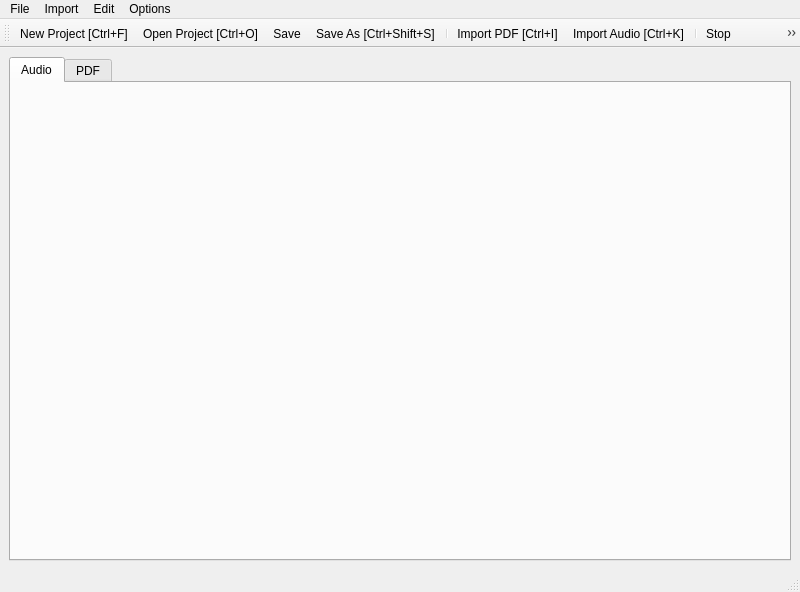
<?xml version="1.0" encoding="UTF-8"?>
<ui version="4.0">
 <class>MainWindow</class>
 <widget class="QMainWindow" name="MainWindow">
  <property name="geometry">
   <rect>
    <x>0</x>
    <y>0</y>
    <width>800</width>
    <height>592</height>
   </rect>
  </property>
  <property name="windowTitle">
   <string>PDF Player</string>
  </property>
  <widget class="QWidget" name="centralwidget">
   <layout class="QGridLayout" name="gridLayout">
    <item row="0" column="0">
     <widget class="QTabWidget" name="tabWidget">
      <property name="currentIndex">
       <number>0</number>
      </property>
      <property name="movable">
       <bool>false</bool>
      </property>
      <widget class="QWidget" name="audio_tab">
       <attribute name="title">
        <string>Audio</string>
       </attribute>
       <layout class="QHBoxLayout" name="horizontalLayout"/>
      </widget>
      <widget class="QWidget" name="pdf_tab">
       <attribute name="title">
        <string>PDF</string>
       </attribute>
       <layout class="QGridLayout" name="gridLayout_3">
        <item row="0" column="0">
         <layout class="QGridLayout" name="gridLayout_2"/>
        </item>
       </layout>
      </widget>
     </widget>
    </item>
   </layout>
  </widget>
  <widget class="QMenuBar" name="menubar">
   <property name="geometry">
    <rect>
     <x>0</x>
     <y>0</y>
     <width>800</width>
     <height>33</height>
    </rect>
   </property>
   <widget class="QMenu" name="menuFile">
    <property name="title">
     <string>File</string>
    </property>
    <addaction name="actionNew_Project"/>
    <addaction name="actionOpen"/>
    <addaction name="actionSave"/>
    <addaction name="actionSave_As"/>
   </widget>
   <widget class="QMenu" name="menuOption">
    <property name="title">
     <string>Options</string>
    </property>
    <addaction name="actionProject_Options"/>
    <addaction name="actionFullscreen"/>
    <addaction name="separator"/>
   </widget>
   <widget class="QMenu" name="menuImport">
    <property name="title">
     <string>Import</string>
    </property>
    <addaction name="actionImportPDF"/>
    <addaction name="actionImportAudio"/>
   </widget>
   <widget class="QMenu" name="menuEdit">
    <property name="title">
     <string>Edit</string>
    </property>
    <widget class="QMenu" name="menuDelete_Practice_Marker">
     <property name="title">
      <string>Delete Practice (Red) Marker</string>
     </property>
     <addaction name="actionDelete_Previous_Practice_Marker"/>
     <addaction name="actionDelete_Next_Practice_Marker"/>
    </widget>
    <widget class="QMenu" name="menuDelete_Page_Blue_Marker">
     <property name="title">
      <string>Delete Page (Blue) Marker</string>
     </property>
     <addaction name="actionDelete_Previous_Page_Marker"/>
     <addaction name="actionDelete_Next_Page_Marker"/>
    </widget>
    <addaction name="actionAdd_Page_Marker"/>
    <addaction name="actionAdd_Practice_Marker"/>
    <addaction name="menuDelete_Page_Blue_Marker"/>
    <addaction name="menuDelete_Practice_Marker"/>
    <addaction name="separator"/>
    <addaction name="actionDelete_All_Markers"/>
   </widget>
   <addaction name="menuFile"/>
   <addaction name="menuImport"/>
   <addaction name="menuEdit"/>
   <addaction name="menuOption"/>
  </widget>
  <widget class="QStatusBar" name="statusbar"/>
  <widget class="QToolBar" name="toolBar">
   <property name="windowTitle">
    <string>toolBar</string>
   </property>
   <property name="iconSize">
    <size>
     <width>30</width>
     <height>30</height>
    </size>
   </property>
   <property name="floatable">
    <bool>true</bool>
   </property>
   <attribute name="toolBarArea">
    <enum>TopToolBarArea</enum>
   </attribute>
   <attribute name="toolBarBreak">
    <bool>false</bool>
   </attribute>
   <addaction name="actionNew_Project"/>
   <addaction name="actionOpen"/>
   <addaction name="actionSave"/>
   <addaction name="actionSave_As"/>
   <addaction name="separator"/>
   <addaction name="actionImportPDF"/>
   <addaction name="actionImportAudio"/>
   <addaction name="separator"/>
   <addaction name="actionStop"/>
   <addaction name="actionPlay"/>
   <addaction name="separator"/>
   <addaction name="actionPrevious_Practice_Marker"/>
   <addaction name="actionAdd_Practice_Marker"/>
   <addaction name="actionNext_Practice_Marker"/>
   <addaction name="separator"/>
   <addaction name="actionPrevious_Page"/>
   <addaction name="actionAdd_Page_Marker"/>
   <addaction name="actionNext_Page"/>
  </widget>
  <action name="actionOpen">
   <property name="icon">
    <iconset theme="document-open"/>
   </property>
   <property name="text">
    <string>Open Project [Ctrl+O]</string>
   </property>
   <property name="shortcut">
    <string>Ctrl+O</string>
   </property>
  </action>
  <action name="actionSave_As">
   <property name="icon">
    <iconset theme="document-save-as"/>
   </property>
   <property name="text">
    <string>Save As [Ctrl+Shift+S]</string>
   </property>
   <property name="iconText">
    <string>Save As [Ctrl+Shift+S]</string>
   </property>
   <property name="toolTip">
    <string>Save As [Ctrl+Shift+S]</string>
   </property>
   <property name="shortcut">
    <string>Ctrl+Shift+S</string>
   </property>
  </action>
  <action name="actionImportAudio">
   <property name="icon">
    <iconset theme="audio-card"/>
   </property>
   <property name="text">
    <string>Import Audio [Ctrl+K]</string>
   </property>
   <property name="toolTip">
    <string>Import Audio [Ctrl+K]</string>
   </property>
   <property name="shortcut">
    <string>Ctrl+K</string>
   </property>
  </action>
  <action name="actionImportPDF">
   <property name="icon">
    <iconset theme="accessories-dictionary"/>
   </property>
   <property name="text">
    <string>Import PDF [Ctrl+I]</string>
   </property>
   <property name="toolTip">
    <string>Import PDF</string>
   </property>
   <property name="shortcut">
    <string>Ctrl+I</string>
   </property>
  </action>
  <action name="actionFullscreen">
   <property name="checkable">
    <bool>true</bool>
   </property>
   <property name="icon">
    <iconset theme="view-fullscreen"/>
   </property>
   <property name="text">
    <string>Fullscreen [F]</string>
   </property>
   <property name="toolTip">
    <string>Fullscreen [F]</string>
   </property>
   <property name="shortcut">
    <string>F</string>
   </property>
  </action>
  <action name="actionPlay">
   <property name="icon">
    <iconset theme="media-playback-start"/>
   </property>
   <property name="text">
    <string>Play [Spacebar]</string>
   </property>
   <property name="shortcut">
    <string>Space</string>
   </property>
   <property name="menuRole">
    <enum>QAction::MenuRole::NoRole</enum>
   </property>
  </action>
  <action name="actionNext_Practice_Marker">
   <property name="icon">
    <iconset theme="media-seek-forward"/>
   </property>
   <property name="text">
    <string>Next Practice Marker [Right Arrow]</string>
   </property>
   <property name="toolTip">
    <string>Next Practice Marker [Right Arrow]</string>
   </property>
   <property name="shortcut">
    <string>Right</string>
   </property>
   <property name="menuRole">
    <enum>QAction::MenuRole::NoRole</enum>
   </property>
  </action>
  <action name="actionPrevious_Practice_Marker">
   <property name="icon">
    <iconset theme="media-seek-backward"/>
   </property>
   <property name="text">
    <string>Previous Marker [Left Arrow]</string>
   </property>
   <property name="toolTip">
    <string>Previous Marker [Left Arrow]</string>
   </property>
   <property name="shortcut">
    <string>Left</string>
   </property>
   <property name="menuRole">
    <enum>QAction::MenuRole::NoRole</enum>
   </property>
  </action>
  <action name="actionNext_Page">
   <property name="icon">
    <iconset theme="edit-redo"/>
   </property>
   <property name="text">
    <string>Next Page [Up Arrow]</string>
   </property>
   <property name="toolTip">
    <string>Next Page [Up Arrow]</string>
   </property>
   <property name="shortcut">
    <string>Up</string>
   </property>
   <property name="menuRole">
    <enum>QAction::MenuRole::NoRole</enum>
   </property>
  </action>
  <action name="actionPrevious_Page">
   <property name="icon">
    <iconset theme="edit-undo"/>
   </property>
   <property name="text">
    <string>Previous Page [Down Arrow]</string>
   </property>
   <property name="toolTip">
    <string>Previous Page [Down Arrow]</string>
   </property>
   <property name="shortcut">
    <string>Down</string>
   </property>
   <property name="menuRole">
    <enum>QAction::MenuRole::NoRole</enum>
   </property>
  </action>
  <action name="actionSave">
   <property name="icon">
    <iconset theme="document-save"/>
   </property>
   <property name="text">
    <string>Save Project [Ctrl+S]</string>
   </property>
   <property name="iconText">
    <string>Save</string>
   </property>
   <property name="toolTip">
    <string>Save Project [Ctrl+S]</string>
   </property>
   <property name="shortcut">
    <string>Ctrl+S</string>
   </property>
   <property name="menuRole">
    <enum>QAction::MenuRole::NoRole</enum>
   </property>
  </action>
  <action name="actionStop">
   <property name="icon">
    <iconset theme="media-playback-stop"/>
   </property>
   <property name="text">
    <string>Stop</string>
   </property>
   <property name="toolTip">
    <string>Stop</string>
   </property>
   <property name="menuRole">
    <enum>QAction::MenuRole::NoRole</enum>
   </property>
  </action>
  <action name="actionExit_Fullscreen">
   <property name="icon">
    <iconset theme="go-down"/>
   </property>
   <property name="text">
    <string>Minimize</string>
   </property>
   <property name="toolTip">
    <string>Exit Fullscreen</string>
   </property>
   <property name="shortcut">
    <string>Esc</string>
   </property>
   <property name="menuRole">
    <enum>QAction::MenuRole::NoRole</enum>
   </property>
  </action>
  <action name="actionNew_Project">
   <property name="icon">
    <iconset theme="document-new"/>
   </property>
   <property name="text">
    <string>New Project [Ctrl+F]</string>
   </property>
  </action>
  <action name="actionDelete_All_Markers">
   <property name="icon">
    <iconset theme="user-trash"/>
   </property>
   <property name="text">
    <string>Delete All Markers [Shift+Del]</string>
   </property>
   <property name="shortcut">
    <string>Shift+Del</string>
   </property>
  </action>
  <action name="actionDelete_Previous_Practice_Marker">
   <property name="text">
    <string>Previous Marker [Alt+Left Arrow]</string>
   </property>
   <property name="shortcut">
    <string>Alt+Left</string>
   </property>
  </action>
  <action name="actionDelete_Next_Practice_Marker">
   <property name="text">
    <string>Next Marker [Alt+Right Arrow]</string>
   </property>
   <property name="shortcut">
    <string>Alt+Right</string>
   </property>
  </action>
  <action name="actionDelete_Previous_Page_Marker">
   <property name="text">
    <string>Previous Page Marker [Alt+Down]</string>
   </property>
   <property name="shortcut">
    <string>Alt+Down</string>
   </property>
  </action>
  <action name="actionDelete_Next_Page_Marker">
   <property name="text">
    <string>Next Page Marker [Alt+Up]</string>
   </property>
   <property name="shortcut">
    <string>Alt+Up</string>
   </property>
  </action>
  <action name="actionAdd_Page_Marker">
   <property name="icon">
    <iconset theme="media-flash"/>
   </property>
   <property name="text">
    <string>Add Page Marker</string>
   </property>
   <property name="toolTip">
    <string>Add Page Marker [Ctrl + Space]</string>
   </property>
   <property name="menuRole">
    <enum>QAction::MenuRole::NoRole</enum>
   </property>
  </action>
  <action name="actionAdd_Practice_Marker">
   <property name="icon">
    <iconset theme="appointment-new"/>
   </property>
   <property name="text">
    <string>Add Practice Marker</string>
   </property>
   <property name="toolTip">
    <string>Add Practice Marker [Shift + Space]</string>
   </property>
   <property name="menuRole">
    <enum>QAction::MenuRole::NoRole</enum>
   </property>
  </action>
  <action name="actionProject_Options">
   <property name="icon">
    <iconset theme="applications-development"/>
   </property>
   <property name="text">
    <string>Project Options</string>
   </property>
   <property name="toolTip">
    <string>Modify the Project settings</string>
   </property>
   <property name="menuRole">
    <enum>QAction::MenuRole::NoRole</enum>
   </property>
  </action>
 </widget>
 <resources/>
 <connections/>
</ui>
